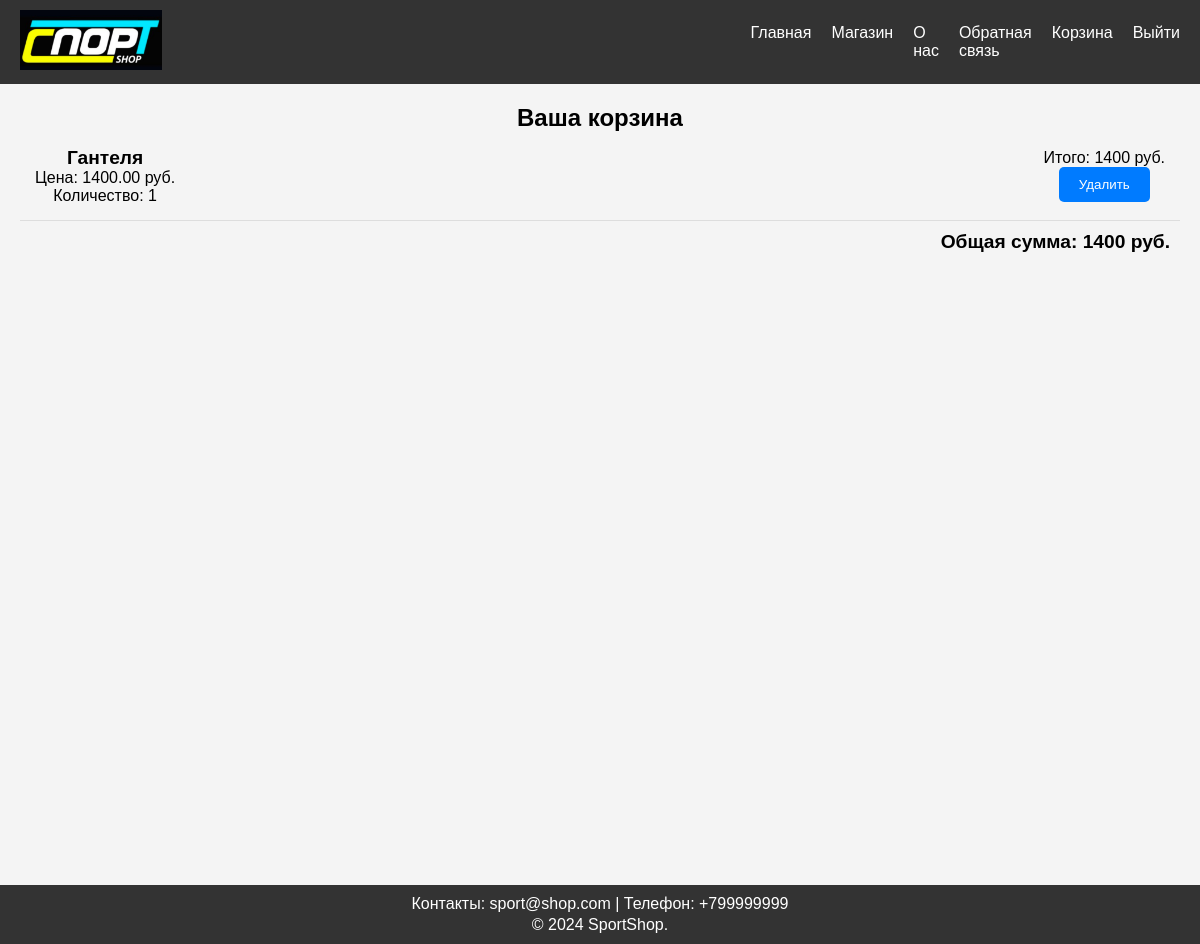
Page /cart.php (signed in) on the committed database.
### tables this page shows
CREATE TABLE `orders` (
  `id` int(11) NOT NULL,
  `user_id` int(11) NOT NULL,
  `product_id` int(11) NOT NULL,
  `quantity` int(11) NOT NULL,
  `order_date` timestamp NOT NULL DEFAULT current_timestamp()
);

CREATE TABLE `products` (
  `id` int(11) NOT NULL,
  `name` varchar(100) NOT NULL,
  `price` decimal(10,2) NOT NULL,
  `description` text DEFAULT NULL,
  `image` varchar(255) DEFAULT NULL,
  `stock` int(11) DEFAULT 0,
  `created_at` timestamp NOT NULL DEFAULT current_timestamp()
);

### cart.php (the view, shortened to what this page needs)
<?php
include 'header.php';
include 'db.php';
$user_id = $_SESSION['user_id'];
$sql = "SELECT products.id, products.name, products.price, orders.quantity FROM orders
        JOIN products ON orders.product_id = products.id
        WHERE orders.user_id = ?";
$stmt = $conn->prepare($sql);
$stmt->bind_param("i", $user_id);
$stmt->execute();
$result = $stmt->get_result();
echo "<h2>Ваша корзина</h2>";
if ($result->num_rows > 0) {
    $total = 0;
    while ($row = $result->fetch_assoc()) {
        $item_total = $row['price'] * $row['quantity'];
        $total += $item_total;
        echo "<div class='cart-item'>";
        echo "<div>";
        echo "<h3>" . $row['name'] . "</h3>";
        echo "<p>Цена: " . $row['price'] . " руб.</p>";
        echo "<p>Количество: " . $row['quantity'] . "</p>";
        echo "</div>";
        echo "<div class='item-total'>";
        echo "<p>Итого: " . $item_total . " руб.</p>";
        echo "<form method='POST' style='display:inline-block;'>";
        echo "<button type='submit'>Удалить</button>";
        echo "</form>";
        echo "</div>";
        echo "</div>";
    }
    echo "<div class='cart-total'>";
    echo "<p>Общая сумма: " . $total . " руб.</p>";
    echo "</div>";
} else {
    echo "Ваша корзина пуста.";
}
?>
<?php include 'footer.php'; ?>

### style.css (style rules this page uses)
* { margin: 0; padding: 0; box-sizing: border-box; }
html, body { height: 100%; }
body { font-family: Arial, sans-serif; margin: 0; padding: 0; background-color: #f4f4f4; display: flex; flex-direction: column; }
button { padding: 10px 20px; background-color: #007bff; color: #fff; border: none; border-radius: 5px; cursor: pointer; transition: background-color 0.3s; }

### cart.php (style rules this page uses)
.cart-item { display: flex; justify-content: space-between; align-items: center; padding: 15px; border-bottom: 1px solid #ddd; }
.cart-item h3 { margin: 0; font-size: 1.2em; }
.cart-item p { margin: 0; }
.cart-total { text-align: right; padding: 10px; font-size: 1.2em; font-weight: bold; }
h2 { text-align: center; }

### rows in the picture
orders: product.name "Гантеля", product.price "1400.00", quantity "1", item_total "1400"

### other values in the picture
$total "1400"
